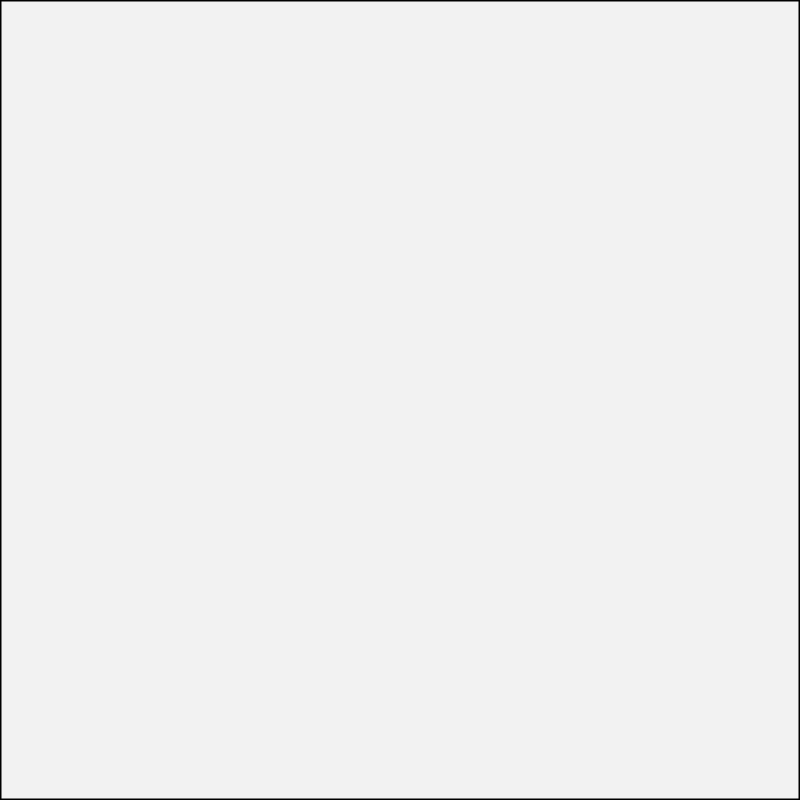
Frame 1 (no input)
Frame 60 (no input): identical to frame 1, image omitted
Frame 120 (the mouse pressed at the canvas centre since frame 60): identical to frame 1, image omitted

The p5.js sketch that drew this single still picture (run headless with seeded random() and noise() and a simulated clock; from frame 60 on, the mouse is pressed at the canvas centre):

// p5.js sketch
// ── sketch.js
let palette = ["#003B6E","#EBBF4B","#DB442B","#F2F2F2", "#BCC3CB", "#000000"]
//white 7/20, gray 5/20, black 2/20, red 2/20, yellow 3/20, blue 1/20
let qt

function setup() {
  createCanvas(800,800)
  background(51)
  let rect = new Rectangle(width/2,height/2,width/2,height/2,"#F2F2F2")
  qt = new Quadtree(rect,4)

  //adding points
  // for (let i = 0; i<200;i++) {
  //   let p = new Point(random(width),random(height))
  //   qt.insert(p)
  // }
  // qt.show()
  console.log(qt)
}

function draw() {
background("#F2F2F2")
// if(mouseIsPressed) {
//   qt.insert(new Point(mouseX,mouseY))
// }
qt.show()
}

function mouseDragged() {
  qt.insert(new Point(mouseX,mouseY))

}

function randomColor() {
  let r = random()
  let c
  if (r<1/20) {
    c = palette[0]
  } else if (r <4/20) {
    c = palette[1]
  } else if (r<6/20 ) {
    c = palette[2]
  } else if (r<13/20) {
    c = palette[3]
  } else if (r<18/20) {
    c = palette[4]
  } else {
    c  = palette[5]
  }
  return c
}

// ── quadtree.js
class Point {
  constructor(_x,_y) {
    this.x = _x
    this.y = _y
  }

  show() {
    fill(255)
    noStroke()
    ellipse(this.x,this.y,4,4)
  }
}

class Rectangle {
  constructor(_x,_y,_w,_h,_color) {
    this.x = _x
    this.y = _y
    this.w = _w
    this.h = _h
    this.color = _color
  }

  contains(point) {
    return (point.x >= this.x-this.w)
        && (point.x <= this.x+this.w)
        && (point.y >= this.y-this.h)
        && (point.y <= this.y+this.h)
  }

  show() {
    stroke(0)
    strokeWeight(3)
    fill(this.color)
    rectMode(RADIUS)
    rect(this.x,this.y,this.w,this.h)
  }
}

class Quadtree {
  constructor(_boundary,_capacity) {
    this.boundary = _boundary //First rectangle
    this.capacity = _capacity //capacity in points before subdividing
    this.points = []
    this.divided = false
  }

  insert(point) {
    //function to insert a point in the quadtree

    if(!this.boundary.contains(point)) {
      return
    }

    if(this.points.length<this.capacity) {
      //if capacity not met
      this.points.push(point) //insert point in points
    } else {
      //else, divide into 4 sub rectangles
      if(!this.divided) {
        this.subdivide()
      }
      this.northwest.insert(point)
      this.northeast.insert(point)
      this.southwest.insert(point)
      this.southeast.insert(point)
    }
  }

  subdivide() {
    this.divided = true
    //top left rectangle
    let nwRect = new Rectangle(this.boundary.x-this.boundary.w/2,
      this.boundary.y-this.boundary.h/2,this.boundary.w/2,this.boundary.h/2,randomColor())
    this.northwest = new Quadtree(nwRect,this.capacity)
    //top right rectangle
    let neRect = new Rectangle(this.boundary.x+this.boundary.w/2,
      this.boundary.y-this.boundary.h/2,this.boundary.w/2,this.boundary.h/2,randomColor())
    this.northeast = new Quadtree(neRect,this.capacity)
    //bottom left rectangle
    let swRect = new Rectangle(this.boundary.x-this.boundary.w/2,
      this.boundary.y+this.boundary.h/2,this.boundary.w/2,this.boundary.h/2,randomColor())
    this.southwest = new Quadtree(swRect,this.capacity)
    //bottom right rectangle
    let seRect = new Rectangle(this.boundary.x+this.boundary.w/2,
      this.boundary.y+this.boundary.h/2,this.boundary.w/2,this.boundary.h/2,randomColor())
    this.southeast = new Quadtree(seRect,this.capacity)
  }

  show() {
    //showing this quadtree boundary
    this.boundary.show()
    //showing the points in the quadtree
    // for(let point of this.points) {
    //   point.show()
    // }
    //showing children
    if (this.divided) {
      this.northeast.show()
      this.northwest.show()
      this.southeast.show()
      this.southwest.show()
    }
  }



}

// ── style.css
body {
  width:700;
  height:700;
}
